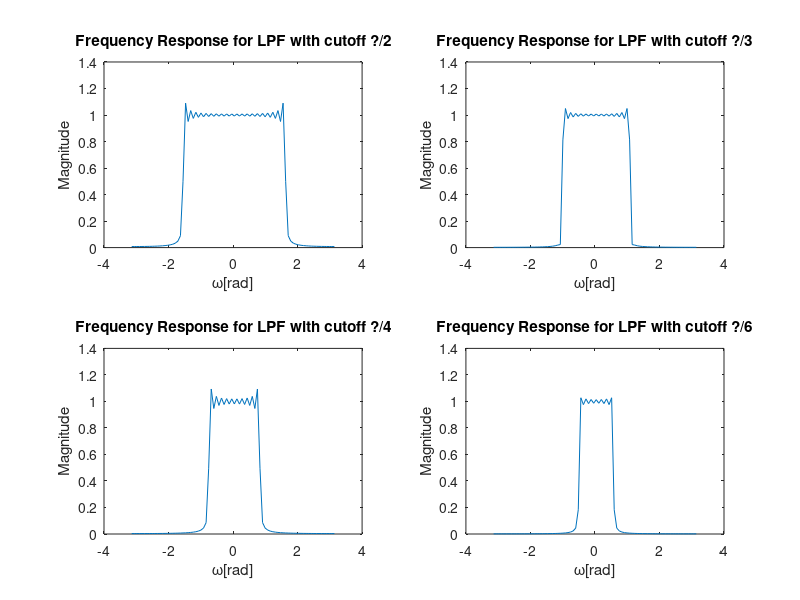
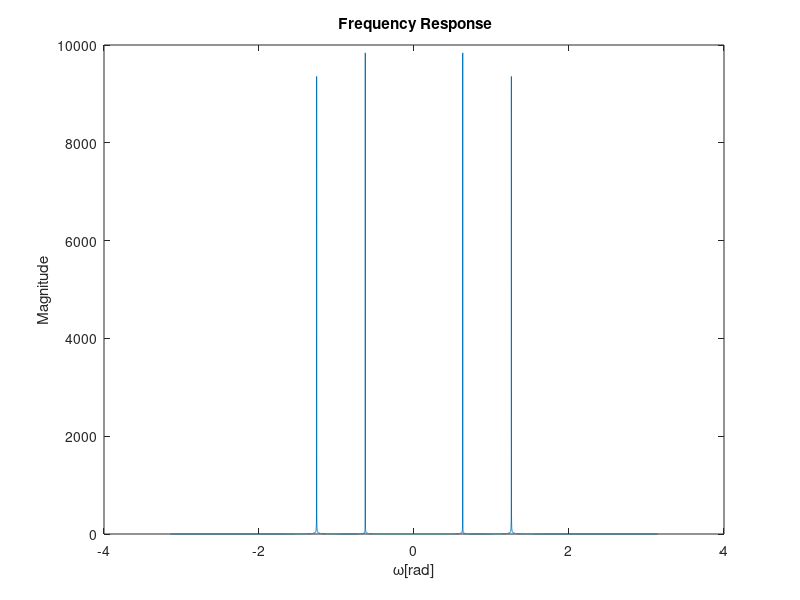
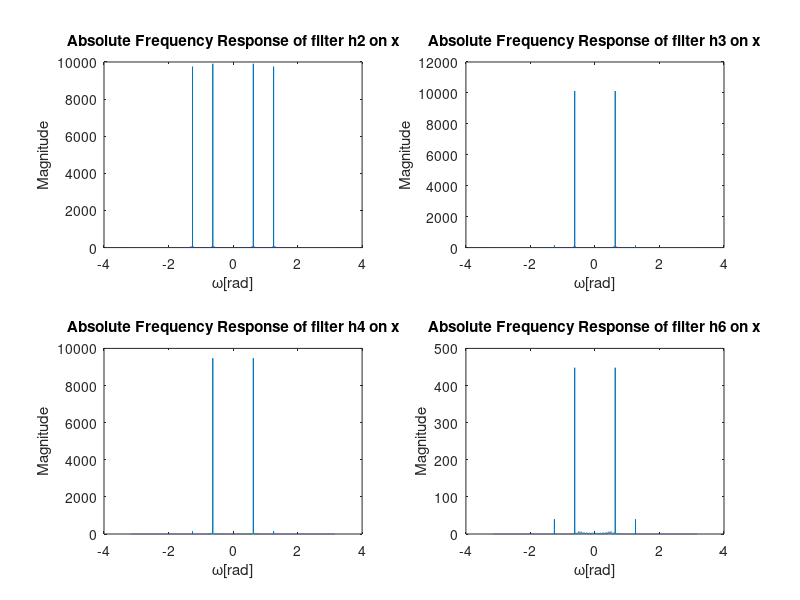
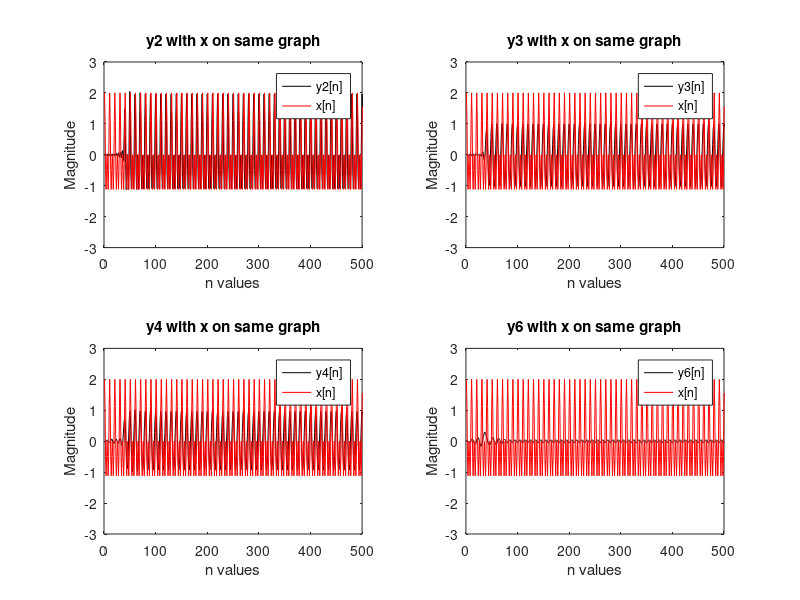

These figures' MATLAB source, in order:
load('LPF.mat');
%% Question2 - part A
freqRange = linspace(-pi, pi, 80); % Each vector is lengh of 80

% Calculate for each LPF h2, h3, h4, h6
figure;

subplot(2,2,1);
b2 = fftshift(fft(h2));
plot(freqRange, abs(b2));
title('Frequency Response for LPF with cutoff ?/2');
xlabel('\omega[rad]');
ylabel('Magnitude');

subplot(2,2,2);
b3 = fftshift(fft(h3));
plot(freqRange, abs(b3));
title('Frequency Response for LPF with cutoff ?/3');
xlabel('\omega[rad]');
ylabel('Magnitude');

subplot(2,2,3);
b4 = fftshift(fft(h4));
plot(freqRange, abs(b4));
title('Frequency Response for LPF with cutoff ?/4');
xlabel('\omega[rad]');
ylabel('Magnitude');

subplot(2,2,4);
b6 = fftshift(fft(h6));
plot(freqRange, abs(b6));
title('Frequency Response for LPF with cutoff ?/6');
xlabel('\omega[rad]');
ylabel('Magnitude');

%% Question2 - part B Phase B

w = linspace(-pi,pi,20001);
time_vector = -10000:10000;
n = time_vector;
x = cos((pi/5)*n) + cos(((2*pi)/5)*n);
fft_of_x = fftshift(fft(x));
 
figure;
plot(w,abs(fft_of_x));
title(' Frequency Response')
ylabel('Magnitude');
xlabel('\omega[rad]');

%% Question2 - part B Phase D
w = linspace(-pi,pi,20080); % length of convolution

figure;
subplot(2,2,1);
convh2 = conv(h2,x); % calc conv in time of x and h2
f_trans_convh2 = fftshift(fft(convh2)); % fourier transform
plot(w,abs(f_trans_convh2));           % absolute
title('Absolute Frequency Response of filter h2 on x');
ylabel('Magnitude');
xlabel('\omega[rad]');

subplot(2,2,2);
convh3 = conv(h3,x); % calc conv in time of x and h3
f_trans_convh3 = fftshift(fft(convh3)); % fourier transform
plot(w,abs(f_trans_convh3));           % absolute
title('Absolute Frequency Response of filter h3 on x');
ylabel('Magnitude');
xlabel('\omega[rad]');

subplot(2,2,3);
convh4 = conv(h4,x); % calc conv in time of x and h4
f_trans_convh4 = fftshift(fft(convh4)); % fourier transform
plot(w,abs(f_trans_convh4));           % absolute
title('Absolute Frequency Response of filter h4 on x');
ylabel('Magnitude');
xlabel('\omega[rad]');

subplot(2,2,4);
convh6 = conv(h6,x); % calc conv in time of x and h6
f_trans_convh6 = fftshift(fft(convh6)); % fourier transform
plot(w,abs(f_trans_convh6));           % absolute
title('Absolute Frequency Response of filter h6 on x');
ylabel('Magnitude');
xlabel('\omega[rad]');

%% Question2 - part B Phase E
figure;

 
% Plot conv in time of x and h2
subplot(2,2,1);
convh2 = conv(h2,x); % calc conv in time of x and h2
plot(convh2,'black');
hold on;
plot(x,'red');
axis([0 500 -3 3]);
title('y2 with x on same graph');
ylabel('Magnitude');
xlabel('n values');
legend('y2[n]','x[n]');

 
% Plot conv in time of x and h3
subplot(2,2,2);
convh3 = conv(h3,x); % calc conv in time of x and h3
plot(convh3,'black');
hold on;
plot(x,'red');
axis([0 500 -3 3]);
title('y3 with x on same graph');
ylabel('Magnitude');
xlabel('n values');
legend('y3[n]','x[n]');
axis([0 500 -3 3]);


% Plot conv in time of x and h4
subplot(2,2,3);
convh4 = conv(h4,x); % calc conv in time of x and h4
plot(convh4,'black');
hold on;
plot(x,'red');
axis([0 500 -3 3]);
title('y4 with x on same graph');
ylabel('Magnitude');
xlabel('n values');
legend('y4[n]','x[n]');
axis([0 500 -3 3]);
 
% Plot conv in time of x and h6
subplot(2,2,4);
convh6 = conv(h6,x); % calc conv in time of x and h6
plot(convh6,'black');
hold on;
plot(x,'red');
axis([0 500 -3 3]);
title('y6 with x on same graph');
ylabel('Magnitude');
xlabel('n values');
legend('y6[n]','x[n]');



